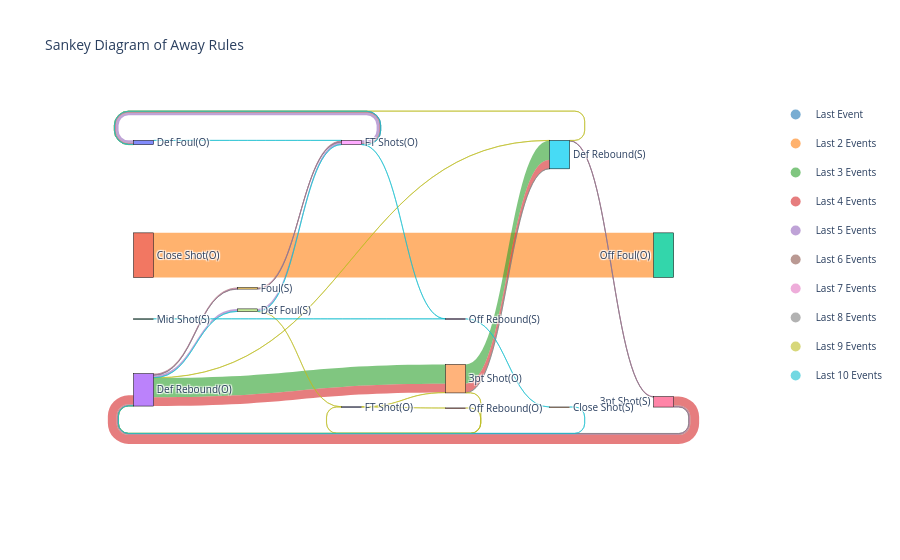

The code cell stored with this chart in its notebook:
### Code cell
events = [
    {"event": "Last Event", "rule": ["Def Foul(O)"], "frequency": 4457},
    {"event": "Last 2 Events", "rule": ["Close Shot(O)", "Off Foul(O)"], "frequency": 978},
    {"event": "Last 3 Events", "rule": ["Def Rebound(O)", "3pt Shot(O)", "Def Rebound(S)"], "frequency": 423},
    {"event": "Last 4 Events", "rule": ["3pt Shot(S)", "Def Rebound(O)", "3pt Shot(O)", "Def Rebound(S)"], "frequency": 194},
    {"event": "Last 5 Events", "rule": ["Def Rebound(O)", "Def Foul(S)", "FT Shots(O)", "Def Foul(O)"], "frequency": 54},
    {"event": "Last 6 Events", "rule": ["3pt Shot(S)", "Def Rebound(O)", "Foul(S)", "FT Shots(O)", "Def Foul(O)"], "frequency": 24},
    {"event": "Last 7 Events", "rule": ["Def Rebound(S)", "3pt Shot(S)", "Def Rebound(O)", "Foul(S)", "FT Shots(O)", "Def Foul(O)"], "frequency": 7},
    {"event": "Last 8 Events", "rule": ["3pt Shot(O)", "Def Rebound(S)", "3pt Shot(S)", "Def Rebound(O)", "Foul(S)", "FT Shots(O)", "Def Foul(O)"], "frequency": 5},
    {"event": "Last 9 Events", "rule": ["Def Foul(S)", "FT Shot(O)", "Off Rebound(O)", "FT Shot(O)", "3pt Shot(O)", "Def Rebound(O)", "Def Rebound(S)", "Def Foul(O)"], "frequency": 3},
    {"event": "Last 10 Events", "rule": ["Mid Shot(S)", "Off Rebound(S)", "Close Shot(S)", "Def Rebound(O)", "Def Foul(S)", "FT Shots(O)", "Def Foul(O)", "FT Shots(O)", "Off Rebound(S)"], "frequency": 2}
]

nodes = []
for event in events:
    for step in event["rule"]:
        if step not in nodes:
            nodes.append(step)

source = []
target = []
value = []
color = []
annotations = []

colors = [
    "rgba(31, 119, 180, 0.6)", "rgba(255, 127, 14, 0.6)", "rgba(44, 160, 44, 0.6)",
    "rgba(214, 39, 40, 0.6)", "rgba(148, 103, 189, 0.6)", "rgba(140, 86, 75, 0.6)",
    "rgba(227, 119, 194, 0.6)", "rgba(127, 127, 127, 0.6)", "rgba(188, 189, 34, 0.6)",
    "rgba(23, 190, 207, 0.6)"
]

for i, event in enumerate(events):
    rule_sequence = event["rule"]
    freq = event["frequency"]
    event_color = colors[i % len(colors)]  

    for j in range(len(rule_sequence) - 1):
        source.append(nodes.index(rule_sequence[j]))
        target.append(nodes.index(rule_sequence[j + 1]))
        value.append(freq)
        color.append(event_color)
        

fig = go.Figure(data=[go.Sankey(
    node=dict(
        pad=15,
        thickness=20,
        line=dict(color="black", width=0.5),
        label=nodes,
    ),
    link=dict(
        source=source,
        target=target,
        value=value,
        color=color  
    )
)])

legend_items = [event['event'] for event in events]
legend_colors = [colors[i % len(colors)] for i in range(len(events))]

for i, item in enumerate(legend_items):
    fig.add_trace(go.Scatter(
        x=[None], y=[None],
        mode='markers',
        marker=dict(size=10, color=legend_colors[i]),
        legendgroup=item,
        showlegend=True,
        name=item
    ))

fig.update_layout(
    title_text="Sankey Diagram of Away Rules",
    font_size=10,
    plot_bgcolor='white',  
    paper_bgcolor='white',
    xaxis=dict(showgrid=False, zeroline=False, showticklabels=False),
    yaxis=dict(showgrid=False, zeroline=False, showticklabels=False)
)

fig.show()

### Figure 1 — Plotly figure (JSON) as saved in the notebook; plotly's stock layout.template omitted (floating-point values rounded to 4 significant figures)
{"data": [{"link": {"color": ["rgba(255, 127, 14, 0.6)", "rgba(44, 160, 44, 0.6)", "rgba(44, 160, 44, 0.6)", "rgba(214, 39, 40, 0.6)", "rgba(214, 39, 40, 0.6)", "rgba(214, 39, 40, 0.6)", "rgba(148, 103, 189, 0.6)", "rgba(148, 103, 189, 0.6)", "rgba(148, 103, 189, 0.6)", "rgba(140, 86, 75, 0.6)", "rgba(140, 86, 75, 0.6)", "rgba(140, 86, 75, 0.6)", "rgba(140, 86, 75, 0.6)", "rgba(227, 119, 194, 0.6)", "rgba(227, 119, 194, 0.6)", "rgba(227, 119, 194, 0.6)", "rgba(227, 119, 194, 0.6)", "rgba(227, 119, 194, 0.6)", "rgba(127, 127, 127, 0.6)", "rgba(127, 127, 127, 0.6)", "rgba(127, 127, 127, 0.6)", "rgba(127, 127, 127, 0.6)", "rgba(127, 127, 127, 0.6)", "rgba(127, 127, 127, 0.6)", "rgba(188, 189, 34, 0.6)", "rgba(188, 189, 34, 0.6)", "rgba(188, 189, 34, 0.6)", "rgba(188, 189, 34, 0.6)", "rgba(188, 189, 34, 0.6)", "rgba(188, 189, 34, 0.6)", "rgba(188, 189, 34, 0.6)", "rgba(23, 190, 207, 0.6)", "rgba(23, 190, 207, 0.6)", "rgba(23, 190, 207, 0.6)", "rgba(23, 190, 207, 0.6)", "rgba(23, 190, 207, 0.6)", "rgba(23, 190, 207, 0.6)", "rgba(23, 190, 207, 0.6)", "rgba(23, 190, 207, 0.6)"], "source": [1, 3, 4, 6, 3, 4, 3, 7, 8, 6, 3, 9, 8, 5, 6, 3, 9, 8, 4, 5, 6, 3, 9, 8, 7, 10, 11, 10, 4, 3, 5, 12, 13, 14, 3, 7, 8, 0, 8], "target": [2, 4, 5, 3, 4, 5, 7, 8, 0, 3, 9, 8, 0, 6, 3, 9, 8, 0, 5, 6, 3, 9, 8, 0, 10, 11, 10, 4, 3, 5, 0, 13, 14, 3, 7, 8, 0, 8, 13], "value": [978, 423, 423, 194, 194, 194, 54, 54, 54, 24, 24, 24, 24, 7, 7, 7, 7, 7, 5, 5, 5, 5, 5, 5, 3, 3, 3, 3, 3, 3, 3, 2, 2, 2, 2, 2, 2, 2, 2]}, "node": {"label": ["Def Foul(O)", "Close Shot(O)", "Off Foul(O)", "Def Rebound(O)", "3pt Shot(O)", "Def Rebound(S)", "3pt Shot(S)", "Def Foul(S)", "FT Shots(O)", "Foul(S)", "FT Shot(O)", "Off Rebound(O)", "Mid Shot(S)", "Off Rebound(S)", "Close Shot(S)"], "line": {"color": "black", "width": 0.5}, "pad": 15, "thickness": 20}, "type": "sankey"}, {"legendgroup": "Last Event", "marker": {"color": "rgba(31, 119, 180, 0.6)", "size": 10}, "mode": "markers", "name": "Last Event", "showlegend": true, "type": "scatter", "x": [null], "y": [null]}, {"legendgroup": "Last 2 Events", "marker": {"color": "rgba(255, 127, 14, 0.6)", "size": 10}, "mode": "markers", "name": "Last 2 Events", "showlegend": true, "type": "scatter", "x": [null], "y": [null]}, {"legendgroup": "Last 3 Events", "marker": {"color": "rgba(44, 160, 44, 0.6)", "size": 10}, "mode": "markers", "name": "Last 3 Events", "showlegend": true, "type": "scatter", "x": [null], "y": [null]}, {"legendgroup": "Last 4 Events", "marker": {"color": "rgba(214, 39, 40, 0.6)", "size": 10}, "mode": "markers", "name": "Last 4 Events", "showlegend": true, "type": "scatter", "x": [null], "y": [null]}, {"legendgroup": "Last 5 Events", "marker": {"color": "rgba(148, 103, 189, 0.6)", "size": 10}, "mode": "markers", "name": "Last 5 Events", "showlegend": true, "type": "scatter", "x": [null], "y": [null]}, {"legendgroup": "Last 6 Events", "marker": {"color": "rgba(140, 86, 75, 0.6)", "size": 10}, "mode": "markers", "name": "Last 6 Events", "showlegend": true, "type": "scatter", "x": [null], "y": [null]}, {"legendgroup": "Last 7 Events", "marker": {"color": "rgba(227, 119, 194, 0.6)", "size": 10}, "mode": "markers", "name": "Last 7 Events", "showlegend": true, "type": "scatter", "x": [null], "y": [null]}, {"legendgroup": "Last 8 Events", "marker": {"color": "rgba(127, 127, 127, 0.6)", "size": 10}, "mode": "markers", "name": "Last 8 Events", "showlegend": true, "type": "scatter", "x": [null], "y": [null]}, {"legendgroup": "Last 9 Events", "marker": {"color": "rgba(188, 189, 34, 0.6)", "size": 10}, "mode": "markers", "name": "Last 9 Events", "showlegend": true, "type": "scatter", "x": [null], "y": [null]}, {"legendgroup": "Last 10 Events", "marker": {"color": "rgba(23, 190, 207, 0.6)", "size": 10}, "mode": "markers", "name": "Last 10 Events", "showlegend": true, "type": "scatter", "x": [null], "y": [null]}], "layout": {"font": {"size": 10}, "paper_bgcolor": "white", "plot_bgcolor": "white", "title": {"text": "Sankey Diagram of Away Rules"}, "xaxis": {"showgrid": false, "showticklabels": false, "zeroline": false}, "yaxis": {"showgrid": false, "showticklabels": false, "zeroline": false}}}
